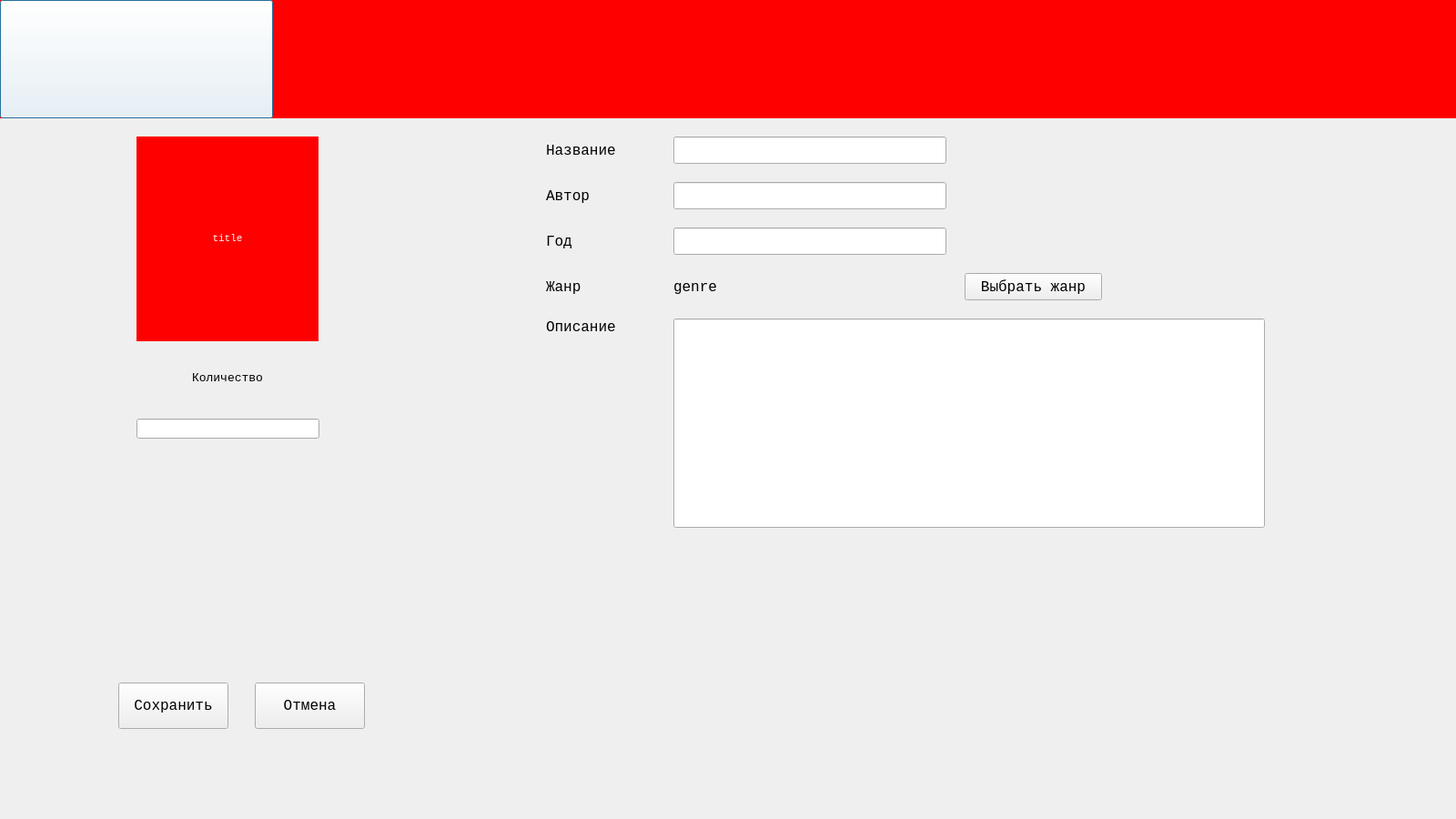
<?xml version="1.0" encoding="UTF-8"?>
<ui version="4.0">
 <class>Dialog</class>
 <widget class="QDialog" name="Dialog">
  <property name="geometry">
   <rect>
    <x>0</x>
    <y>0</y>
    <width>1600</width>
    <height>900</height>
   </rect>
  </property>
  <property name="font">
   <font>
    <family>Consolas</family>
    <pointsize>12</pointsize>
   </font>
  </property>
  <property name="windowTitle">
   <string>Dialog</string>
  </property>
  <widget class="QLabel" name="book_author">
   <property name="geometry">
    <rect>
     <x>600</x>
     <y>200</y>
     <width>140</width>
     <height>30</height>
    </rect>
   </property>
   <property name="text">
    <string>Автор</string>
   </property>
  </widget>
  <widget class="QLabel" name="book_quantity">
   <property name="geometry">
    <rect>
     <x>150</x>
     <y>400</y>
     <width>200</width>
     <height>30</height>
    </rect>
   </property>
   <property name="font">
    <font>
     <pointsize>10</pointsize>
    </font>
   </property>
   <property name="text">
    <string>Количество</string>
   </property>
   <property name="alignment">
    <set>Qt::AlignCenter</set>
   </property>
  </widget>
  <widget class="QLabel" name="book_description">
   <property name="geometry">
    <rect>
     <x>600</x>
     <y>350</y>
     <width>131</width>
     <height>30</height>
    </rect>
   </property>
   <property name="toolTip">
    <string>&lt;html&gt;&lt;head/&gt;&lt;body&gt;&lt;p&gt;&lt;br/&gt;&lt;/p&gt;&lt;/body&gt;&lt;/html&gt;</string>
   </property>
   <property name="text">
    <string>Описание</string>
   </property>
   <property name="textFormat">
    <enum>Qt::AutoText</enum>
   </property>
   <property name="alignment">
    <set>Qt::AlignLeading|Qt::AlignLeft|Qt::AlignTop</set>
   </property>
   <property name="wordWrap">
    <bool>true</bool>
   </property>
  </widget>
  <widget class="QLabel" name="D1head_label">
   <property name="geometry">
    <rect>
     <x>0</x>
     <y>0</y>
     <width>1600</width>
     <height>130</height>
    </rect>
   </property>
   <property name="styleSheet">
    <string notr="true">background-color: rgb(255, 0, 0);</string>
   </property>
   <property name="text">
    <string/>
   </property>
  </widget>
  <widget class="QLabel" name="book_genre">
   <property name="geometry">
    <rect>
     <x>600</x>
     <y>300</y>
     <width>140</width>
     <height>30</height>
    </rect>
   </property>
   <property name="text">
    <string>Жанр</string>
   </property>
  </widget>
  <widget class="QLabel" name="book_title">
   <property name="geometry">
    <rect>
     <x>600</x>
     <y>150</y>
     <width>140</width>
     <height>30</height>
    </rect>
   </property>
   <property name="text">
    <string>Название</string>
   </property>
  </widget>
  <widget class="QPushButton" name="D2main_button">
   <property name="enabled">
    <bool>true</bool>
   </property>
   <property name="geometry">
    <rect>
     <x>0</x>
     <y>0</y>
     <width>300</width>
     <height>130</height>
    </rect>
   </property>
   <property name="cursor">
    <cursorShape>PointingHandCursor</cursorShape>
   </property>
   <property name="mouseTracking">
    <bool>false</bool>
   </property>
   <property name="styleSheet">
    <string notr="true">background-color: rgba(255, 255, 255, 0);</string>
   </property>
   <property name="text">
    <string/>
   </property>
  </widget>
  <widget class="QLabel" name="img">
   <property name="geometry">
    <rect>
     <x>150</x>
     <y>150</y>
     <width>200</width>
     <height>225</height>
    </rect>
   </property>
   <property name="font">
    <font>
     <family>Consolas</family>
     <pointsize>14</pointsize>
    </font>
   </property>
   <property name="styleSheet">
    <string notr="true">background-color: rgb(255, 0, 0);
color: rgb(255, 255, 255);</string>
   </property>
   <property name="text">
    <string notr="true">&lt;!DOCTYPE HTML PUBLIC &quot;-//W3C//DTD HTML 4.0//EN&quot; &quot;http://www.w3.org/TR/REC-html40/strict.dtd&quot;&gt;
&lt;html&gt;&lt;head&gt;&lt;meta name=&quot;qrichtext&quot; content=&quot;1&quot; /&gt;&lt;style type=&quot;text/css&quot;&gt;
p, li { white-space: pre-wrap; }
&lt;/style&gt;&lt;/head&gt;&lt;body style=&quot; font-family:'Consolas'; font-size:14pt; font-weight:400; font-style:normal;&quot;&gt;
&lt;p align=&quot;center&quot; style=&quot; margin-top:12px; margin-bottom:12px; margin-left:0px; margin-right:0px; -qt-block-indent:0; text-indent:0px;&quot;&gt;&lt;span style=&quot; font-family:'MS Shell Dlg 2'; font-size:8pt;&quot;&gt;title&lt;/span&gt;&lt;/p&gt;&lt;/body&gt;&lt;/html&gt;</string>
   </property>
   <property name="textFormat">
    <enum>Qt::AutoText</enum>
   </property>
   <property name="alignment">
    <set>Qt::AlignCenter</set>
   </property>
   <property name="wordWrap">
    <bool>true</bool>
   </property>
  </widget>
  <widget class="QLabel" name="D1booker_label">
   <property name="geometry">
    <rect>
     <x>0</x>
     <y>0</y>
     <width>300</width>
     <height>130</height>
    </rect>
   </property>
   <property name="text">
    <string/>
   </property>
   <property name="pixmap">
    <pixmap>logo.png</pixmap>
   </property>
  </widget>
  <widget class="QLabel" name="book_year">
   <property name="geometry">
    <rect>
     <x>600</x>
     <y>250</y>
     <width>140</width>
     <height>30</height>
    </rect>
   </property>
   <property name="text">
    <string>Год</string>
   </property>
  </widget>
  <widget class="QLineEdit" name="line_title">
   <property name="geometry">
    <rect>
     <x>740</x>
     <y>150</y>
     <width>300</width>
     <height>30</height>
    </rect>
   </property>
  </widget>
  <widget class="QLineEdit" name="line_author">
   <property name="geometry">
    <rect>
     <x>740</x>
     <y>200</y>
     <width>300</width>
     <height>30</height>
    </rect>
   </property>
  </widget>
  <widget class="QLineEdit" name="line_year">
   <property name="geometry">
    <rect>
     <x>740</x>
     <y>250</y>
     <width>300</width>
     <height>30</height>
    </rect>
   </property>
  </widget>
  <widget class="QLineEdit" name="line_description">
   <property name="geometry">
    <rect>
     <x>740</x>
     <y>350</y>
     <width>650</width>
     <height>230</height>
    </rect>
   </property>
  </widget>
  <widget class="QPushButton" name="genre_button">
   <property name="geometry">
    <rect>
     <x>1060</x>
     <y>300</y>
     <width>151</width>
     <height>30</height>
    </rect>
   </property>
   <property name="text">
    <string>Выбрать жанр</string>
   </property>
  </widget>
  <widget class="QLabel" name="genre">
   <property name="geometry">
    <rect>
     <x>740</x>
     <y>300</y>
     <width>300</width>
     <height>30</height>
    </rect>
   </property>
   <property name="text">
    <string>genre</string>
   </property>
  </widget>
  <widget class="QPushButton" name="save_button">
   <property name="geometry">
    <rect>
     <x>130</x>
     <y>750</y>
     <width>121</width>
     <height>51</height>
    </rect>
   </property>
   <property name="text">
    <string>Сохранить</string>
   </property>
  </widget>
  <widget class="QPushButton" name="cancel_button">
   <property name="geometry">
    <rect>
     <x>280</x>
     <y>750</y>
     <width>121</width>
     <height>51</height>
    </rect>
   </property>
   <property name="text">
    <string>Отмена</string>
   </property>
  </widget>
  <widget class="QLineEdit" name="col">
   <property name="geometry">
    <rect>
     <x>150</x>
     <y>460</y>
     <width>201</width>
     <height>22</height>
    </rect>
   </property>
  </widget>
 </widget>
 <resources/>
 <connections/>
</ui>
